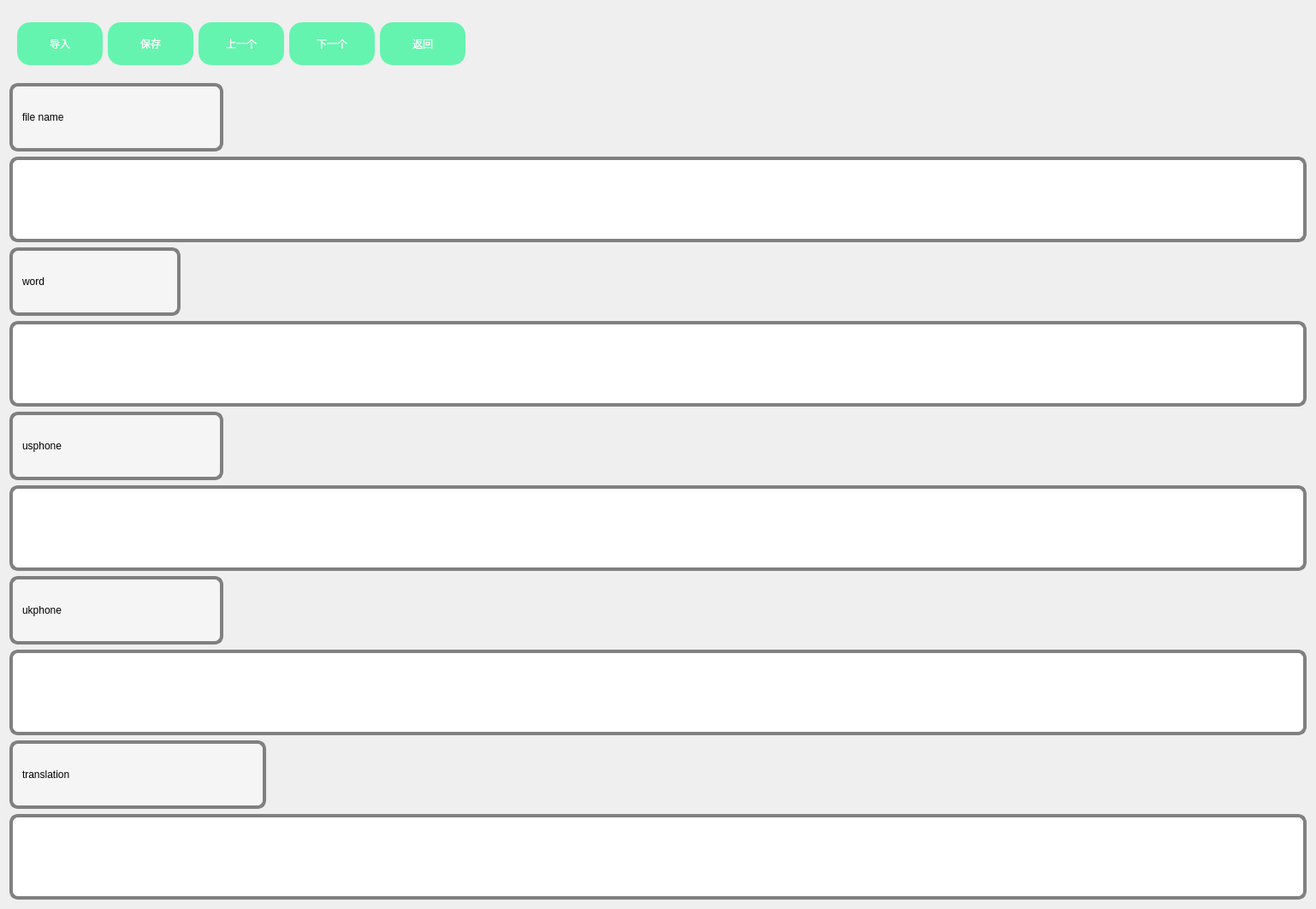
         <widget class="QWidget" name="scrollAreaWidgetContents_5">
          <property name="geometry">
           <rect>
            <x>0</x>
            <y>0</y>
            <width>1538</width>
            <height>1058</height>
           </rect>
          </property>
          <layout class="QVBoxLayout" name="verticalLayout_12">
           <item>
            <widget class="QWidget" name="widget_12" native="true">
             <property name="minimumSize">
              <size>
               <width>0</width>
               <height>80</height>
              </size>
             </property>
             <property name="maximumSize">
              <size>
               <width>16777215</width>
               <height>90</height>
              </size>
             </property>
             <layout class="QHBoxLayout" name="horizontalLayout_8">
              <item>
               <widget class="QPushButton" name="btn_in">
                <property name="minimumSize">
                 <size>
                  <width>100</width>
                  <height>50</height>
                 </size>
                </property>
                <property name="maximumSize">
                 <size>
                  <width>100</width>
                  <height>50</height>
                 </size>
                </property>
                <property name="styleSheet">
                 <string notr="true">QPushButton{font: 25 15pt '微软雅黑 Light';color: rgb(255,255,255);background-color: rgb(100,244,175);border: none;border-radius:15px;}
QPushButton:hover{background-color: rgb(22,218,208);}hover
QPushButton:pressed{background-color: rgb(17,171,164);}
</string>
                </property>
                <property name="text">
                 <string>导入</string>
                </property>
               </widget>
              </item>
              <item>
               <widget class="QPushButton" name="btn_save">
                <property name="minimumSize">
                 <size>
                  <width>100</width>
                  <height>50</height>
                 </size>
                </property>
                <property name="maximumSize">
                 <size>
                  <width>100</width>
                  <height>16777215</height>
                 </size>
                </property>
                <property name="styleSheet">
                 <string notr="true">QPushButton{font: 25 15pt '微软雅黑 Light';color: rgb(255,255,255);background-color: rgb(100,244,175);border: none;border-radius:15px;}
QPushButton:hover{background-color: rgb(22,218,208);}hover
QPushButton:pressed{background-color: rgb(17,171,164);}
</string>
                </property>
                <property name="text">
                 <string>保存</string>
                </property>
               </widget>
              </item>
              <item>
               <widget class="QPushButton" name="btn_lastword">
                <property name="minimumSize">
                 <size>
                  <width>100</width>
                  <height>50</height>
                 </size>
                </property>
                <property name="styleSheet">
                 <string notr="true">QPushButton{font: 25 15pt '微软雅黑 Light';color: rgb(255,255,255);background-color: rgb(100,244,175);border: none;border-radius:15px;}
QPushButton:hover{background-color: rgb(22,218,208);}hover
QPushButton:pressed{background-color: rgb(17,171,164);}
</string>
                </property>
                <property name="text">
                 <string>上一个</string>
                </property>
               </widget>
              </item>
              <item>
               <widget class="QPushButton" name="btn_nextword">
                <property name="minimumSize">
                 <size>
                  <width>100</width>
                  <height>50</height>
                 </size>
                </property>
                <property name="maximumSize">
                 <size>
                  <width>100</width>
                  <height>50</height>
                 </size>
                </property>
                <property name="styleSheet">
                 <string notr="true">QPushButton{font: 25 15pt '微软雅黑 Light';color: rgb(255,255,255);background-color: rgb(100,244,175);border: none;border-radius:15px;}
QPushButton:hover{background-color: rgb(22,218,208);}hover
QPushButton:pressed{background-color: rgb(17,171,164);}
</string>
                </property>
                <property name="text">
                 <string>下一个</string>
                </property>
               </widget>
              </item>
              <item>
               <widget class="QPushButton" name="btn_return_main">
                <property name="minimumSize">
                 <size>
                  <width>100</width>
                  <height>50</height>
                 </size>
                </property>
                <property name="styleSheet">
                 <string notr="true">QPushButton{font: 25 15pt '微软雅黑 Light';color: rgb(255,255,255);background-color: rgb(100,244,175);border: none;border-radius:15px;}
QPushButton:hover{background-color: rgb(22,218,208);}hover
QPushButton:pressed{background-color: rgb(17,171,164);}
</string>
                </property>
                <property name="text">
                 <string>返回</string>
                </property>
               </widget>
              </item>
              <item>
               <spacer name="horizontalSpacer_12">
                <property name="orientation">
                 <enum>Qt::Horizontal</enum>
                </property>
                <property name="sizeHint" stdset="0">
                 <size>
                  <width>40</width>
                  <height>20</height>
                 </size>
                </property>
               </spacer>
              </item>
             </layout>
            </widget>
           </item>
           <item>
            <widget class="QLabel" name="label_8">
             <property name="minimumSize">
              <size>
               <width>250</width>
               <height>80</height>
              </size>
             </property>
             <property name="maximumSize">
              <size>
               <width>200</width>
               <height>80</height>
              </size>
             </property>
             <property name="styleSheet">
              <string notr="true">QLabel
{
font: bold 30pt '微软雅黑 Light';
color: rgb(0,0,0);
border: 4px solid gray;
text-align:center center;
border-radius: 10px;
padding: 0 8px;
background: rgba(255,255,255,100);
selection-background-color: darkgray;
}</string>
             </property>
             <property name="text">
              <string>file name</string>
             </property>
            </widget>
           </item>
           <item>
            <widget class="QLineEdit" name="lineEdit_file">
             <property name="minimumSize">
              <size>
               <width>0</width>
               <height>100</height>
              </size>
             </property>
             <property name="maximumSize">
              <size>
               <width>16777215</width>
               <height>100</height>
              </size>
             </property>
             <property name="styleSheet">
              <string notr="true">QLineEdit
{
font: bold 30pt '微软雅黑 Light';color: rgb(255,255,255);
border: 4px solid gray;
border-radius: 10px;
padding: 0 8px;
background: rgab(0,0,0,100);
selection-background-color: darkgray;
}</string>
             </property>
            </widget>
           </item>
           <item>
            <widget class="QLabel" name="label_9">
             <property name="minimumSize">
              <size>
               <width>200</width>
               <height>80</height>
              </size>
             </property>
             <property name="maximumSize">
              <size>
               <width>200</width>
               <height>80</height>
              </size>
             </property>
             <property name="styleSheet">
              <string notr="true">QLabel
{
font: bold 30pt '微软雅黑 Light';
color: rgb(0,0,0);
border: 4px solid gray;
border-radius: 10px;
padding: 0 8px;
background: rgba(255,255,255,100);
selection-background-color: darkgray;
}</string>
             </property>
             <property name="text">
              <string>word</string>
             </property>
            </widget>
           </item>
           <item>
            <widget class="QLineEdit" name="lineEdit_word">
             <property name="minimumSize">
              <size>
               <width>0</width>
               <height>100</height>
              </size>
             </property>
             <property name="maximumSize">
              <size>
               <width>16777215</width>
               <height>100</height>
              </size>
             </property>
             <property name="styleSheet">
              <string notr="true">QLineEdit
{
font: 25 30pt '微软雅黑 Light';color: rgb(255,255,255);
border: 4px solid gray;
border-radius: 10px;
padding: 0 8px;
background: rgab(0,0,0,100);
selection-background-color: darkgray;
}</string>
             </property>
            </widget>
           </item>
           <item>
            <widget class="QLabel" name="label_10">
             <property name="minimumSize">
              <size>
               <width>250</width>
               <height>80</height>
              </size>
             </property>
             <property name="maximumSize">
              <size>
               <width>250</width>
               <height>80</height>
              </size>
             </property>
             <property name="styleSheet">
              <string notr="true">QLabel
{
font: bold 30pt '微软雅黑 Light';
color: rgb(0,0,0);
border: 4px solid gray;
border-radius: 10px;
padding: 0 8px;
background: rgba(255,255,255,100);
selection-background-color: darkgray;
}</string>
             </property>
             <property name="text">
              <string>usphone</string>
             </property>
            </widget>
           </item>
           <item>
            <widget class="QLineEdit" name="lineEdit_usphone">
             <property name="minimumSize">
              <size>
               <width>0</width>
               <height>100</height>
              </size>
             </property>
             <property name="styleSheet">
              <string notr="true">QLineEdit
{
font: 25 30pt '微软雅黑 Light';color: rgb(255,255,255);
border: 4px solid gray;
border-radius: 10px;
padding: 0 8px;
background: rgab(0,0,0,100);
selection-background-color: darkgray;
}</string>
             </property>
            </widget>
           </item>
           <item>
            <widget class="QLabel" name="label_12">
             <property name="minimumSize">
              <size>
               <width>250</width>
               <height>80</height>
              </size>
             </property>
             <property name="maximumSize">
              <size>
               <width>250</width>
               <height>16777215</height>
              </size>
             </property>
             <property name="styleSheet">
              <string notr="true">QLabel
{
font: bold 30pt '微软雅黑 Light';
color: rgb(0,0,0);
border: 4px solid gray;
border-radius: 10px;
padding: 0 8px;
background: rgba(255,255,255,100);
selection-background-color: darkgray;
}</string>
             </property>
             <property name="text">
              <string>ukphone</string>
             </property>
            </widget>
           </item>
           <item>
            <widget class="QLineEdit" name="lineEdit_ukphone">
             <property name="minimumSize">
              <size>
               <width>0</width>
               <height>100</height>
              </size>
             </property>
             <property name="maximumSize">
              <size>
               <width>16777215</width>
               <height>100</height>
              </size>
             </property>
             <property name="styleSheet">
              <string notr="true">QLineEdit
{
font: 25 30pt '微软雅黑 Light';color: rgb(255,255,255);
border: 4px solid gray;
border-radius: 10px;
padding: 0 8px;
background: rgab(0,0,0,100);
selection-background-color: darkgray;
}</string>
             </property>
            </widget>
           </item>
           <item>
            <widget class="QLabel" name="label_11">
             <property name="minimumSize">
              <size>
               <width>300</width>
               <height>80</height>
              </size>
             </property>
             <property name="maximumSize">
              <size>
               <width>300</width>
               <height>16777215</height>
              </size>
             </property>
             <property name="styleSheet">
              <string notr="true">QLabel
{
font: bold 30pt '微软雅黑 Light';
color: rgb(0,0,0);
border: 4px solid gray;
border-radius: 10px;
padding: 0 8px;
background: rgba(255,255,255,100);
selection-background-color: darkgray;
}</string>
             </property>
             <property name="text">
              <string>translation</string>
             </property>
            </widget>
           </item>
           <item>
            <widget class="QLineEdit" name="lineEdit_trans">
             <property name="minimumSize">
              <size>
               <width>0</width>
               <height>100</height>
              </size>
             </property>
             <property name="maximumSize">
              <size>
               <width>16777215</width>
               <height>100</height>
              </size>
             </property>
             <property name="styleSheet">
              <string notr="true">QLineEdit
{
font: 25 30pt '微软雅黑 Light';color: rgb(255,255,255);
border: 4px solid gray;
border-radius: 10px;
padding: 0 8px;
background: rgab(0,0,0,100);
selection-background-color: darkgray;
}</string>
             </property>
            </widget>
           </item>
          </layout>
         </widget>
